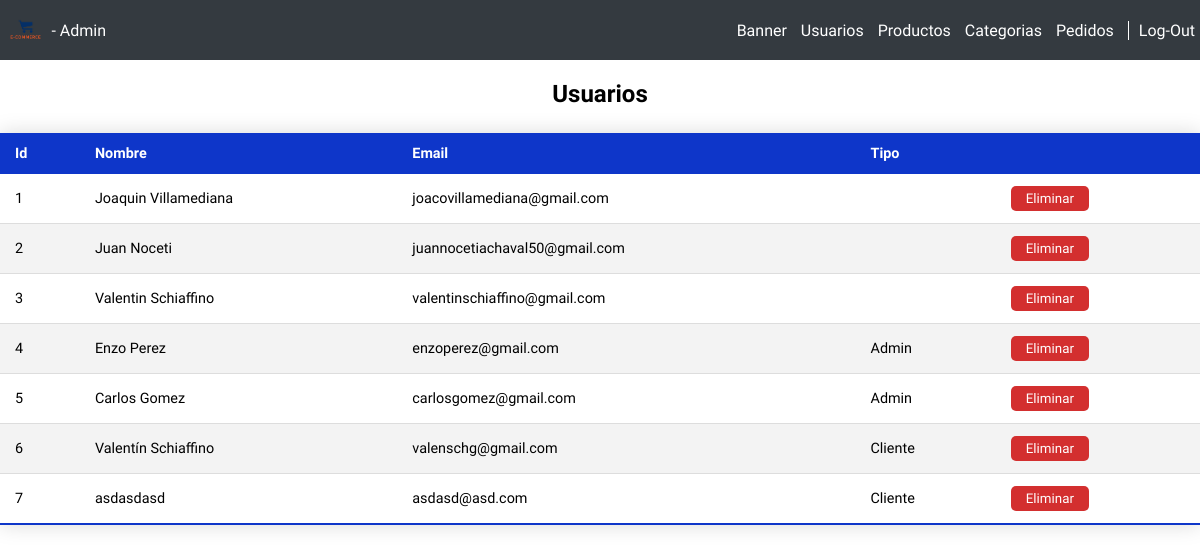
/admin/users/index.php (signed in), run on the app's committed database.
### tables this page shows
CREATE TABLE IF NOT EXISTS `usuarios` (
  `id` int NOT NULL AUTO_INCREMENT,
  `email` varchar(60) NOT NULL,
  `password` varchar(60) NOT NULL,
  `nombre` varchar(60) NOT NULL,
  `usertype` int NOT NULL,
  PRIMARY KEY (`id`),
  UNIQUE KEY `email` (`email`)
);

### db.php (called while the page is built, shortened)
<?php
function consultaSQL($conn, $sql)
{
    $result = $conn->query($sql);
    return $result;
}

### admin/users/index.php (the view, shortened to what this page needs)
<?php
include_once('../../db.php');
?>
<!DOCTYPE html>
<html lang="en">
<head>
    <link rel="stylesheet" href="../../assets/css/general_admin.css">
    <link rel="stylesheet" href="../../assets/css/adminproduct.css">
</head>
<body>
    <header>
        <div class="container">
            <div class="logo-container">
                <img src="../../assets/img/logo.png" alt="" class="logo"> - Admin
            </div>
            <div class="links">
                <a href="../banner/index.php" class="link">Banner</a>
                <a href="../users/index.php" class="link">Usuarios</a>
                <a href="../product/index.php" class="link">Productos</a>
                <a href="../category/index.php" class="link">Categorias</a>
                <a href="../orders/index.php" class="link">Pedidos</a>
                <a href="../../logout.php" class="link logout">Log-Out</a>
            </div>
        </div>
    </header>
    <section class="list">
        <div class="container">
            <h1>Usuarios</h1>
            <div class="mobile-scroll">
                <table class="styled-table">
                    <thead>
                        <tr>
                            <th>Id</th>
                            <th>Nombre</th>
                            <th>Email</th>
                            <th>Tipo</th>
                            <th></th>
                        </tr>
                    </thead>
                    <tbody>
                        <?php
                        $conn = conectarBD();
                        $query = 'SELECT * FROM usuarios';
                        $respuesta = consultaSQL($conn, $query);
                        if ($respuesta->num_rows > 0) {
                            while ($row = $respuesta->fetch_assoc()) {
                                if ($row["usertype"] == 1) {
                                    $type = "Admin";
                                } elseif ($row["usertype"] == 2) {
                                    $type = "Cliente";
                                }
                                echo ('<tr>
                                <td>' . $row["id"] . '</td>
                                <td>' . $row["nombre"] . '</td>
                                <td>' . $row["email"] . '</td>
                                <td>' . $type . '</td>
                                <td><form action="" method="POST">
                                <input type="hidden" name="user_id" value="' . $row["id"] . '">
                                <button type="submit" class="btn-admin red">Eliminar</button></form></td>
                                </tr>');
                            }
                        }
                        ?>
                    </tbody>
                </table>
            </div>
        </div>
    </section>
</body>
</html>

### assets/css/general_admin.css (style rules this page uses)
* { margin: 0; padding: 0; box-sizing: border-box; font-family: 'Raleway', sans-serif; }
.container { max-width: 1200px; margin: 0 auto; }
header { background-color: #343a40; padding: 10px 0; }
header .logo-container { color: #fff; display: flex; align-items: center; }
header .container { display: flex; flex-direction: row; justify-content: space-between; align-items: center; margin: 0 auto; }
header .logo { height: 40px; }
header .container .links .link { color: #fff; text-decoration: none; margin: 0 5px; }
header .container .links .link.logout { border-left: 1px solid #fff; padding-left: 10px; }
.btn-admin { text-decoration: none; padding: 5px 15px; background-color: #0633d5; color: #fff; border-radius: 5px; border: none;cursor: pointer; }
.btn-admin.red { background-color: #d32f2f; }

### assets/css/adminproduct.css (style rules this page uses)
section.list h1 { text-align: center; margin-top: 20px; }
.styled-table { border-collapse: collapse; margin: 25px 0; font-size: 0.9em; font-family: sans-serif; width: 100%; box-shadow: 0 0 20px rgba(0, 0, 0, 0.15); }
.styled-table thead tr { background-color: #0e36c9; color: #ffffff; text-align: left; }
.styled-table th, .styled-table td { padding: 12px 15px; }
.styled-table tbody tr { border-bottom: 1px solid #dddddd; }
.styled-table tbody tr:nth-of-type(even) { background-color: #f3f3f3; }
.styled-table tbody tr:last-of-type { border-bottom: 2px solid #0e36c9; }

### data on the page
usuarios: id "1", nombre "Joaquin Villamediana", email "joacovillamediana@gmail.com"
usuarios: id "2", nombre "Juan Noceti", email "juannocetiachaval50@gmail.com"
usuarios: id "3", nombre "Valentin Schiaffino", email "valentinschiaffino@gmail.com"
usuarios: id "4", nombre "Enzo Perez", email "enzoperez@gmail.com", usertype "Admin"
usuarios: id "5", nombre "Carlos Gomez", email "carlosgomez@gmail.com", usertype "Admin"
usuarios: id "6", nombre "Valentín Schiaffino", email "valenschg@gmail.com", usertype "Cliente"
usuarios: id "7", nombre "asdasdasd", email "asdasd@asd.com", usertype "Cliente"
